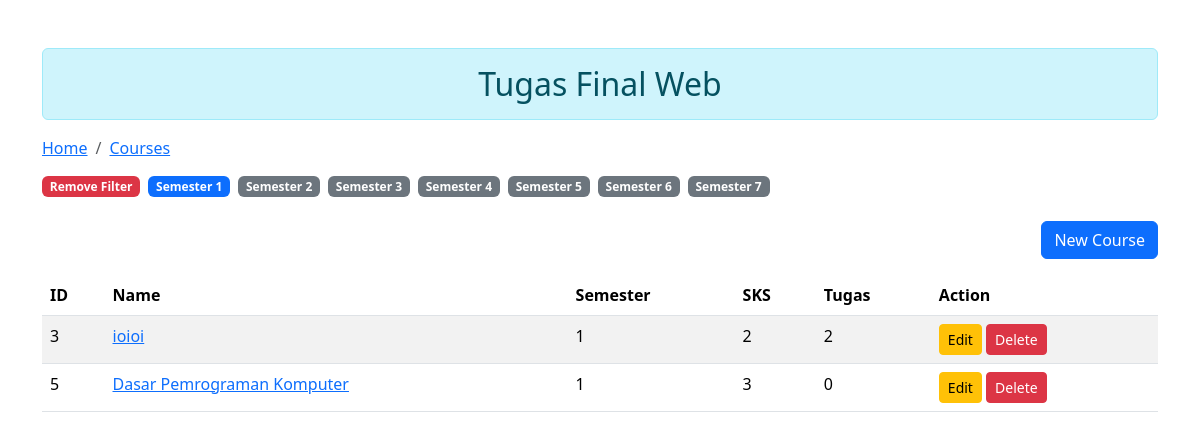
Page /courses/semester/1 on the earlier database version.
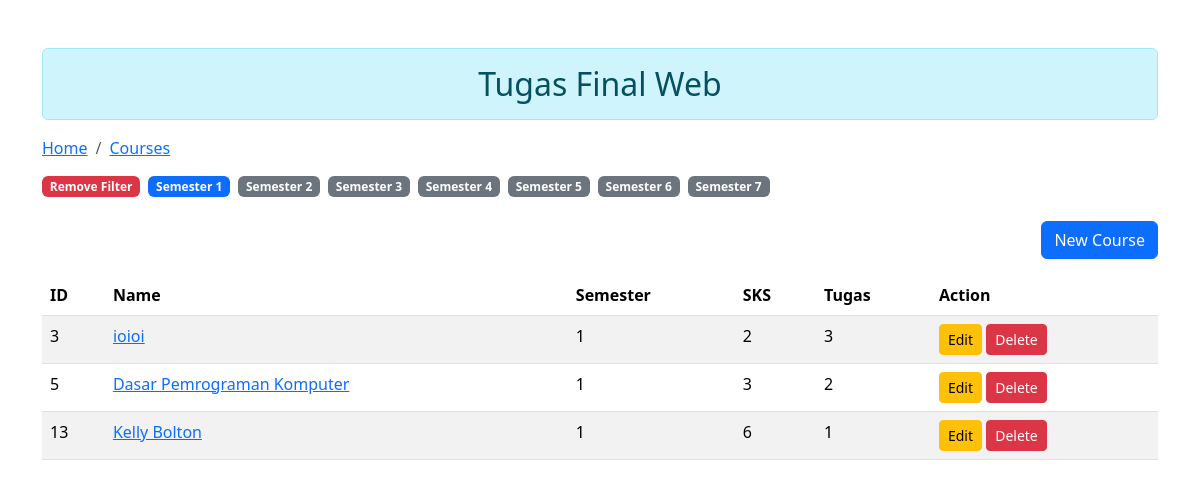
Same page on the later database version.
### courses/models.py (models this page shows, shortened)
class Course(models.Model):
    name = models.CharField(max_length=200, unique=True)
    semester = models.PositiveIntegerField()
    description = models.TextField(blank=True, null=True)
    slug = models.SlugField(blank=True,unique=True, default='', editable=False)
    sks = models.PositiveIntegerField(default=2)

### courses/views.py (the view)
# urls.py: path("", views.CourseListView.as_view(), name="course_list"),
class CourseListView(ListView):
    model = models.Course
    context = {
        'Title': 'Home',
        'Content': 'Welcome to the homepage',
        'range' : range(1,8),
    }
    template_name = 'courses/index.html'
    context_object_name = 'Courses'
    def get_queryset(self):
        semester =self.kwargs.get('semester', None)
        if semester:
            return models.Course.objects.filter(semester=semester)
        return models.Course.objects.order_by('semester')
    def get_context_data(self, **kwargs):
        context = super().get_context_data(**kwargs)
        context['Title'] = 'Home'
        context['Content'] = 'Welcome to the homepage'
        context['range'] = range(1, 8)
        context['selected_semester'] = self.kwargs.get('semester', None)
        return context

### courses/templates/courses/index.html (shortened to what this page needs)
{% load static %}
<!DOCTYPE html>
<html lang="en">
  <head>
    <link
      href="https://cdn.jsdelivr.net/npm/bootstrap@5.3.3/dist/css/bootstrap.min.css"
      rel="stylesheet"
    />
  </head>
  <body>
    <div class="container mt-5">
      <h2 class="text-center alert alert-info">Tugas Final Web</h2>
      <nav aria-label="breadcrumb">
        <ol class="breadcrumb">
          <li class="breadcrumb-item"><a href="/">Home</a></li>
          <li class="breadcrumb-item active" aria-current="page">
            <a href="{% url "courses:course_list"%}">Courses</a>
          </li>
        </ol>
      </nav>
      <div class="semester-filter mb-4">
        <div class="d-flex gap-2">
        {%if selected_semester%}
          <a href="{% url "courses:course_list"%}" class="badge bg-danger text-decoration-none">Remove Filter</a>
        {%endif%}
        {% for semester in range %}
            {% if selected_semester == semester %}
                <a href="{% url "courses:course_by_semester" semester=semester %}" class="badge bg-primary text-decoration-none">Semester {{ semester }}</a>
            {% else %}
                <a  href="{% url "courses:course_by_semester" semester=semester %}" class="badge bg-secondary text-decoration-none">Semester {{ semester }}</a>
            {% endif %}
        {% endfor %}
        </div>
      </div>
    <div class="d-flex justify-content-end">
      <a href="{% url "courses:course_new"%}" class="btn btn-primary mb-3">New Course</a>
    </div>
    <div class="row">
        <div>
          <table class="table table-hover table-striped">
            <thead>
              <tr>
                <th>ID</th>
                <th>Name</th>
                <th>Semester</th>
                <th>SKS</th>
                <th>Tugas</th>
                <th>Action</th>
              </tr>
            </thead>
            <tbody id="tbody">
              {% for course in Courses %}
              <tr>
                <td>{{course.id}}</td>
                <td>
                  <a href="{% url "courses:course_detail" slug=course.slug %}">{{course.name}}</a>
                </td>
                <td>{{course.semester}}</td>
                <td>{{course.sks}}</td>
                <td>{{course.tasks.count}}</td>
                <td>
                  <input
                    type="button"
                    data-sid="{{course.id}}"
                    class="btn btn-warning btn-sm btn-edit"
                    value="Edit"
                  />
                  <input
                    type="button"
                    data-sid="{{course.id}}"
                    class="btn btn-danger btn-sm btn-del"
                    value="Delete"
                  />
                </td>
              </tr>
              {% endfor %}
            </tbody>
          </table>
        </div>
      </div>
    </div>
  </body>
</html>

Differences in the rows shown:
computed for Course "ioioi": tasks.count "2" → "3"
computed for Course "Dasar Pemrograman Komputer": tasks.count "0" → "2"
added Course: id "13", name "Kelly Bolton", semester "1", sks "6", tasks.count "1"
